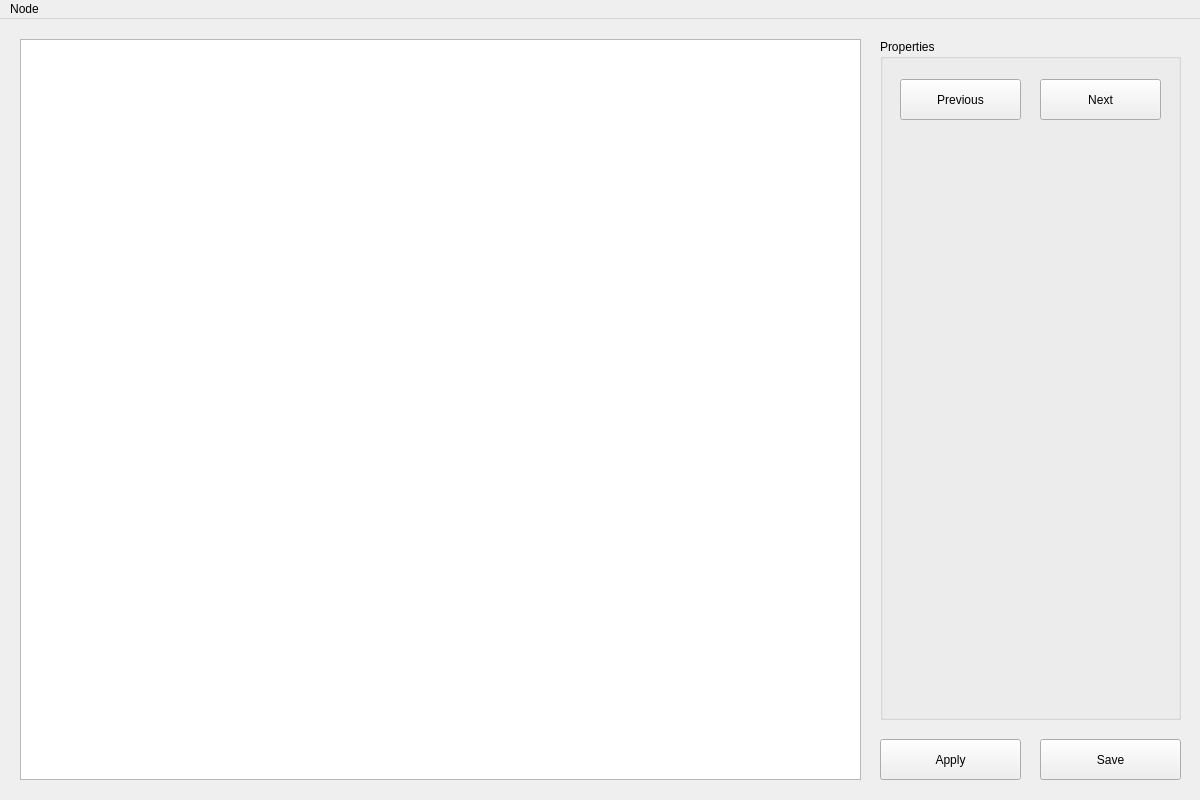
<?xml version="1.0" encoding="UTF-8"?>
<ui version="4.0">
 <class>MISO</class>
 <widget class="QMainWindow" name="MISO">
  <property name="geometry">
   <rect>
    <x>0</x>
    <y>0</y>
    <width>1200</width>
    <height>800</height>
   </rect>
  </property>
  <property name="windowTitle">
   <string>MainWindow</string>
  </property>
  <widget class="QWidget" name="main">
   <widget class="QGraphicsView" name="preview">
    <property name="geometry">
     <rect>
      <x>20</x>
      <y>20</y>
      <width>841</width>
      <height>741</height>
     </rect>
    </property>
   </widget>
   <widget class="QGroupBox" name="properties">
    <property name="geometry">
     <rect>
      <x>880</x>
      <y>20</y>
      <width>301</width>
      <height>681</height>
     </rect>
    </property>
    <property name="font">
     <font>
      <bold>false</bold>
      <underline>false</underline>
      <kerning>true</kerning>
     </font>
    </property>
    <property name="title">
     <string>Properties</string>
    </property>
    <widget class="QPushButton" name="previous">
     <property name="geometry">
      <rect>
       <x>20</x>
       <y>40</y>
       <width>121</width>
       <height>41</height>
      </rect>
     </property>
     <property name="text">
      <string>Previous</string>
     </property>
    </widget>
    <widget class="QPushButton" name="next">
     <property name="geometry">
      <rect>
       <x>160</x>
       <y>40</y>
       <width>121</width>
       <height>41</height>
      </rect>
     </property>
     <property name="text">
      <string>Next</string>
     </property>
    </widget>
   </widget>
   <widget class="QPushButton" name="apply">
    <property name="geometry">
     <rect>
      <x>880</x>
      <y>720</y>
      <width>141</width>
      <height>41</height>
     </rect>
    </property>
    <property name="text">
     <string>Apply</string>
    </property>
   </widget>
   <widget class="QPushButton" name="save">
    <property name="geometry">
     <rect>
      <x>1040</x>
      <y>720</y>
      <width>141</width>
      <height>41</height>
     </rect>
    </property>
    <property name="text">
     <string>Save</string>
    </property>
   </widget>
  </widget>
  <widget class="QMenuBar" name="menubar">
   <property name="geometry">
    <rect>
     <x>0</x>
     <y>0</y>
     <width>1200</width>
     <height>23</height>
    </rect>
   </property>
   <widget class="QMenu" name="menuNodes">
    <property name="title">
     <string>Node</string>
    </property>
    <addaction name="actionAdd"/>
    <addaction name="actionDelete"/>
    <addaction name="actionNext"/>
    <addaction name="actionPrevious"/>
   </widget>
   <addaction name="menuNodes"/>
  </widget>
  <action name="actionAdd">
   <property name="text">
    <string>Add</string>
   </property>
  </action>
  <action name="actionDelete">
   <property name="text">
    <string>Delete</string>
   </property>
  </action>
  <action name="actionNext">
   <property name="text">
    <string>Next</string>
   </property>
  </action>
  <action name="actionPrevious">
   <property name="text">
    <string>Previous</string>
   </property>
  </action>
 </widget>
 <resources/>
 <connections/>
</ui>
